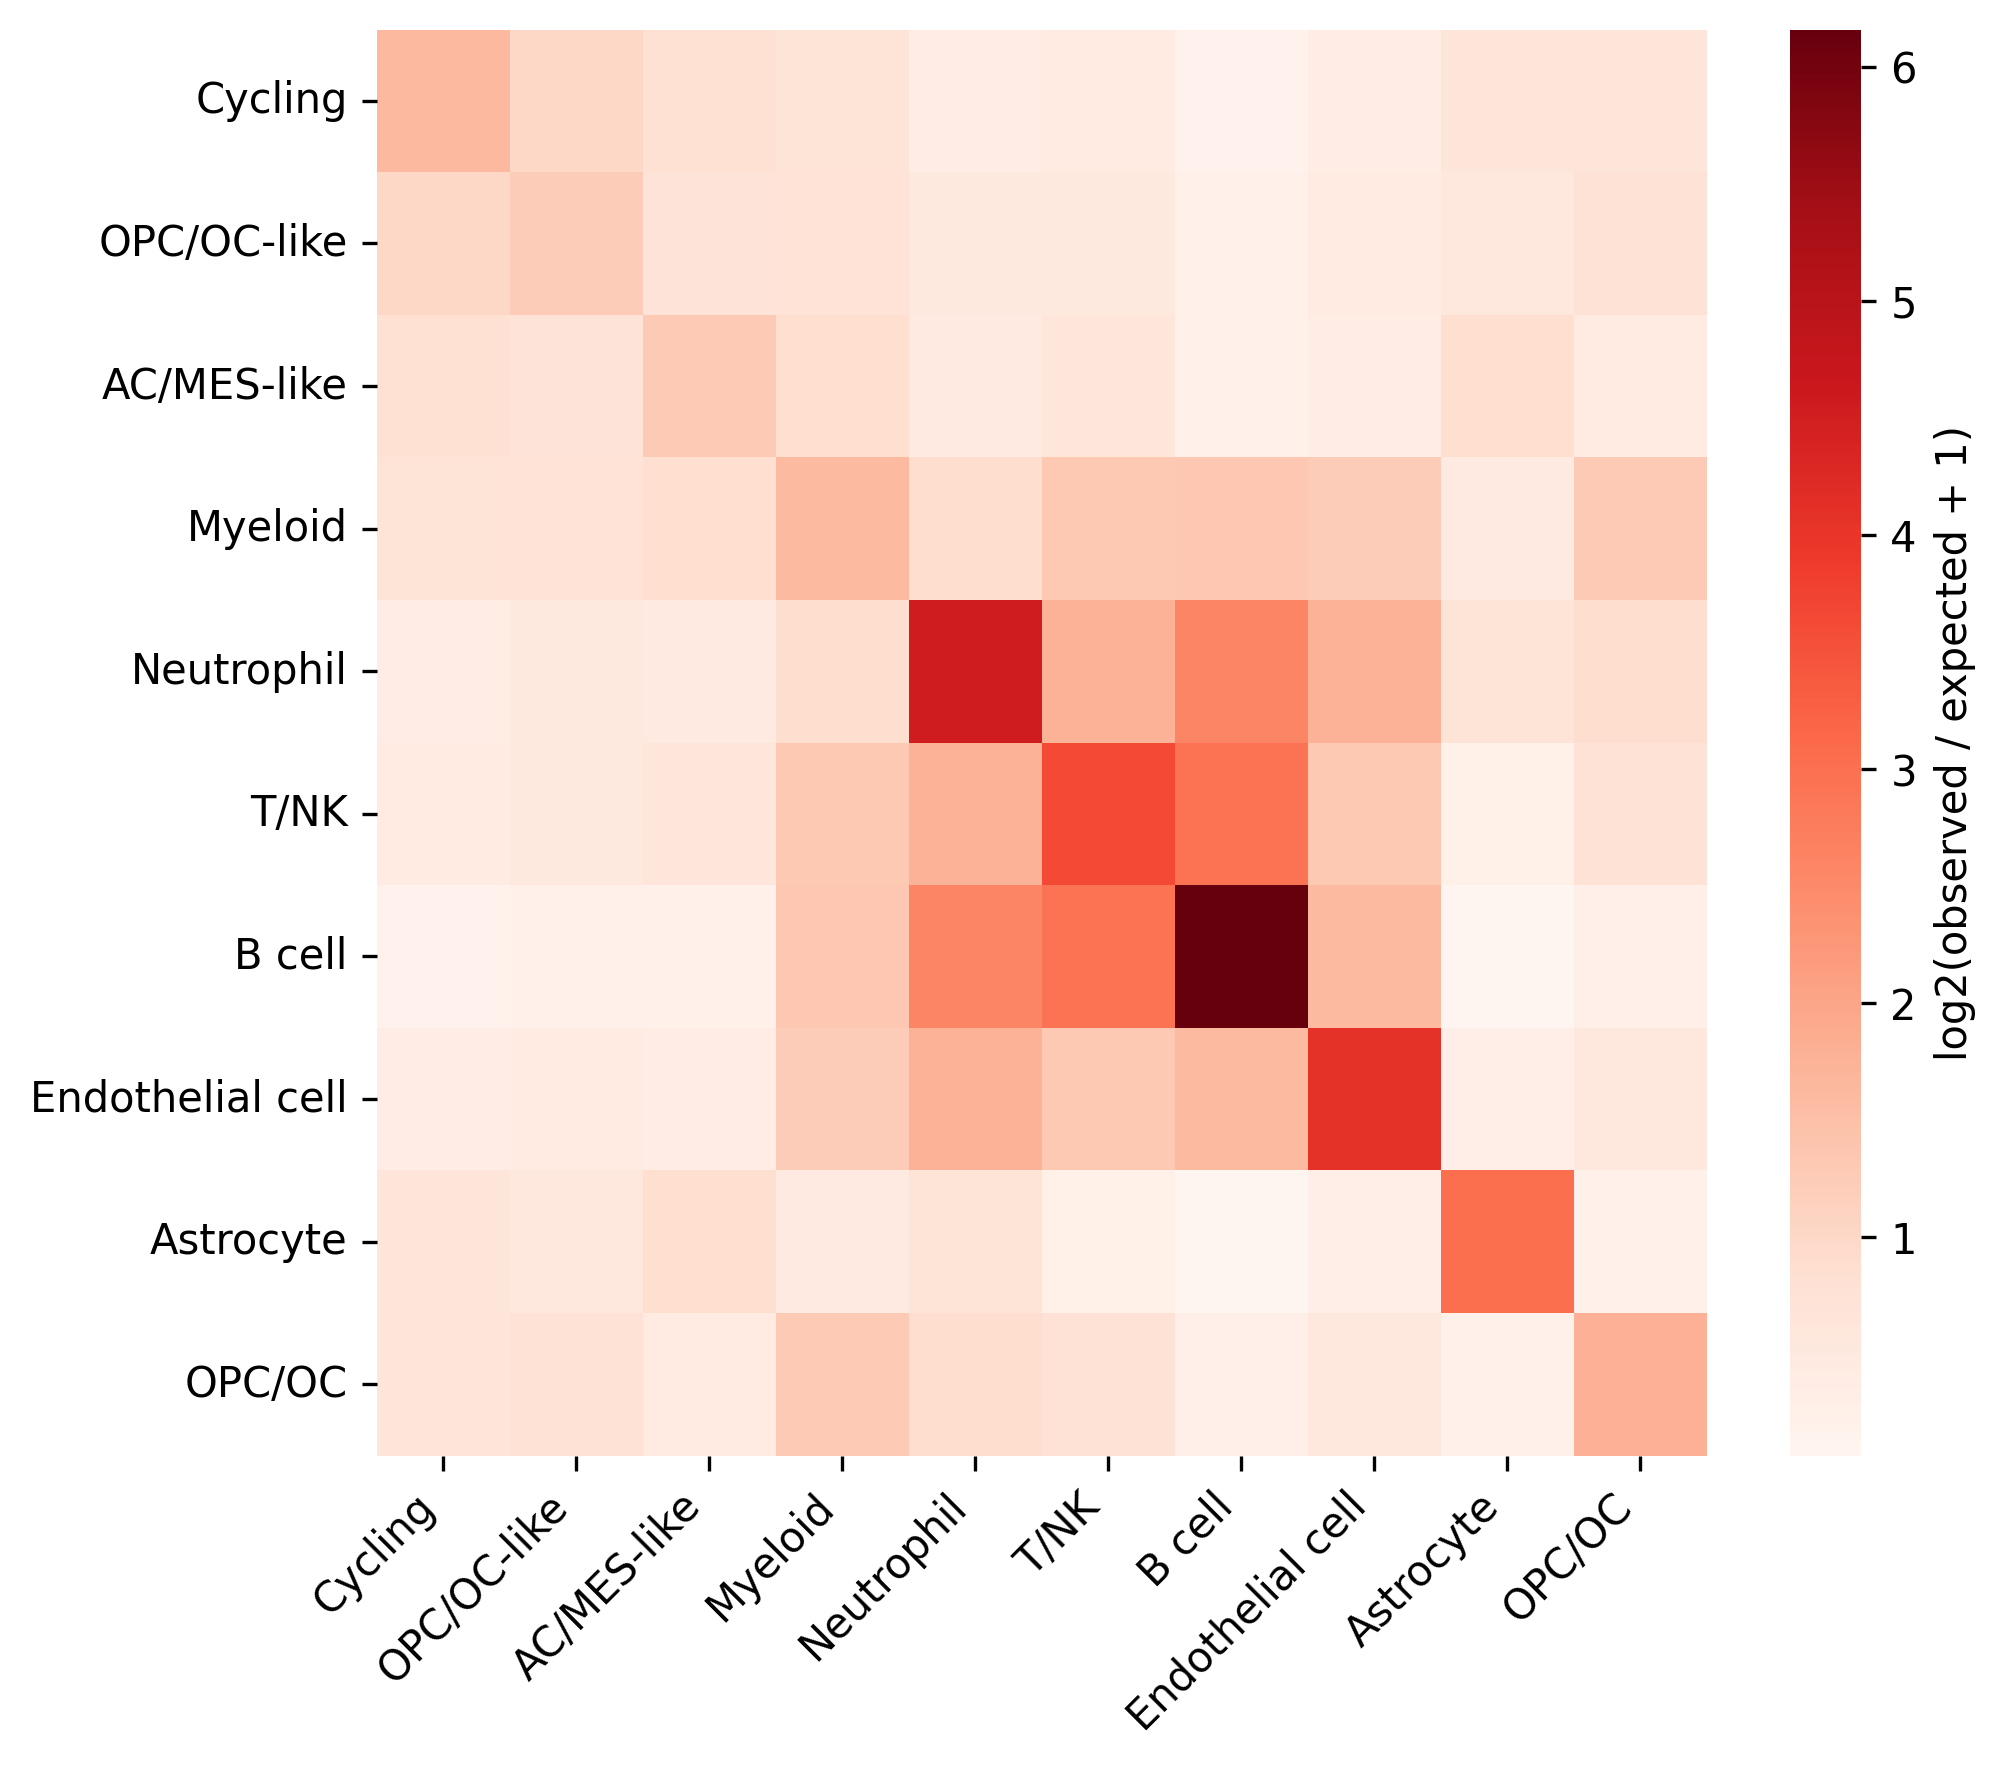

Source code (Python):
# -*- coding: utf-8 -*-
"""Heatmap of pairwise cell type adjacency enrichment (pooled over 31 samples).

Input:  ../data/pairwise_enrichment_pooled.csv
        (written by pipeline/04_interaction/02_pairwise_enrichment.py)
Output: interaction_enrichment_heatmap.png (written into this directory)

Reads ../data/ only; never touches the raw data.

What is plotted is log2(observed/expected + 1), with cells below 0 masked out (left
blank), matching `res_matrix_all_log2_masked` of the original Interaction_inference.py:
blank means the adjacency of that cell type pair does **not** exceed random expectation,
and the heatmap is only there to show which pairs are enriched.
"""
import sys
from pathlib import Path

import matplotlib
matplotlib.use('Agg')
import matplotlib.pyplot as plt
import numpy as np
import pandas as pd
import seaborn as sns

REPO = Path(__file__).resolve().parent.parent
sys.path.insert(0, str(REPO))
from constants import celltype_display, celltype_order

DATA = REPO / 'data'
OUT = Path(__file__).resolve().parent / 'interaction_enrichment_heatmap.png'

VALUE_COLUMN = 'log2_ratio_plus1'      # log2(observed/expected + 1)


def main():
    src = DATA / 'pairwise_enrichment_pooled.csv'
    if not src.exists():
        raise FileNotFoundError(
            f'{src} does not exist; run pipeline/04_interaction/02_pairwise_enrichment.py '
            'first (it needs the raw data).')

    pooled = pd.read_csv(src)
    mat = pooled.pivot(index='cell_type1', columns='cell_type2', values=VALUE_COLUMN)
    mat = mat.reindex(index=celltype_order, columns=celltype_order)

    ### mask the negatives: show only the pairs whose adjacency exceeds expectation
    masked = mat.where(mat >= 0)

    display = [celltype_display[c] for c in celltype_order]
    fig, ax = plt.subplots(figsize=(7, 6))
    sns.heatmap(masked, cmap='Reds', ax=ax,
                xticklabels=display, yticklabels=display,
                cbar_kws={'label': 'log2(observed / expected + 1)'})
    ax.set_xlabel('')
    ax.set_ylabel('')
    plt.setp(ax.get_xticklabels(), rotation=45, ha='right')
    plt.setp(ax.get_yticklabels(), rotation=0)
    plt.tight_layout()
    fig.savefig(OUT, dpi=300, bbox_inches='tight')
    plt.close()

    n_masked = int(mat.lt(0).sum().sum())
    print(f'{mat.notna().sum().sum()} cell type pairs, {n_masked} of them below '
          f'expectation (masked)')
    print(f'saved -> {OUT}')


if __name__ == '__main__':
    main()
